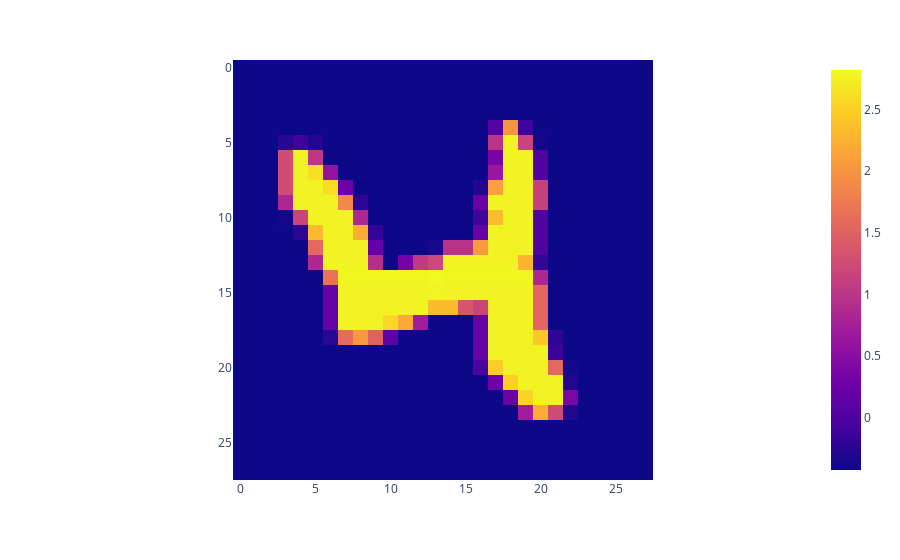

Notebook code cell kept with this figure:
### Markdown cell above
Data exploration

### Code cell
import plotly.express as px

example = train_dataset[20][0][0].numpy()
print(f'A MNIST sample has size: {example.shape}')
fig = px.imshow(example)
fig.show()

# label = train_dataset[20][1]

### Figure 1 — Plotly figure (JSON) as saved in the notebook; plotly's stock layout.template omitted (floating-point values rounded to 4 significant figures; data arrays with more than 128 entries replaced by an {"elided": "..."} marker saying what was removed)
{"data": [{"coloraxis": "coloraxis", "hovertemplate": "x: %{x}<br>y: %{y}<br>color: %{z}<extra></extra>", "name": "0", "type": "heatmap", "xaxis": "x", "yaxis": "y", "z": {"elided": "28x28 float values"}}], "layout": {"coloraxis": {"colorscale": [[0, "#0d0887"], [0.1111, "#46039f"], [0.2222, "#7201a8"], [0.3333, "#9c179e"], [0.4444, "#bd3786"], [0.5556, "#d8576b"], [0.6667, "#ed7953"], [0.7778, "#fb9f3a"], [0.8889, "#fdca26"], [1, "#f0f921"]]}, "margin": {"t": 60}, "xaxis": {"anchor": "y", "constrain": "domain", "domain": [0, 1], "scaleanchor": "y"}, "yaxis": {"anchor": "x", "autorange": "reversed", "constrain": "domain", "domain": [0, 1]}}}
